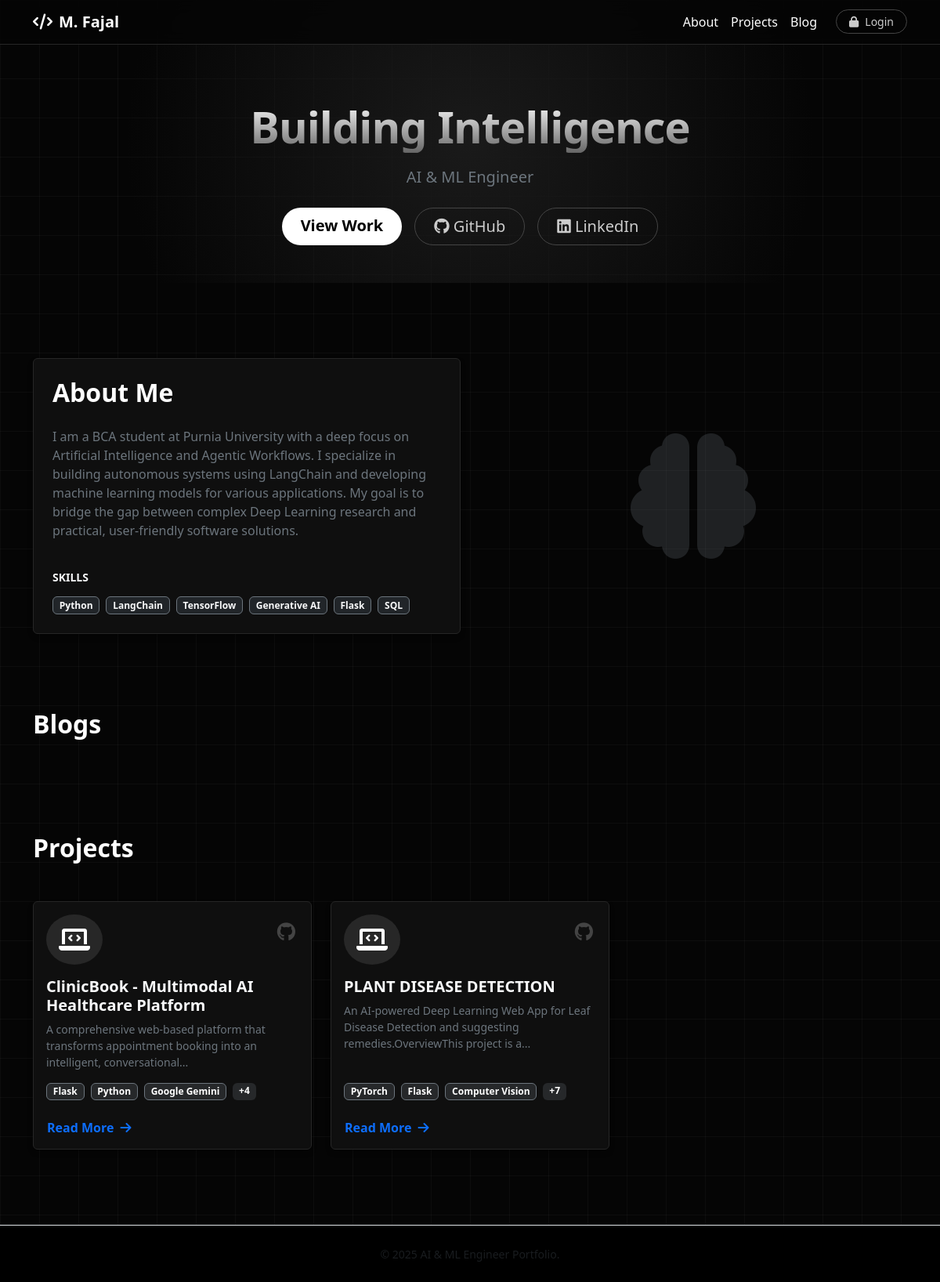
Before: / with the older database file.
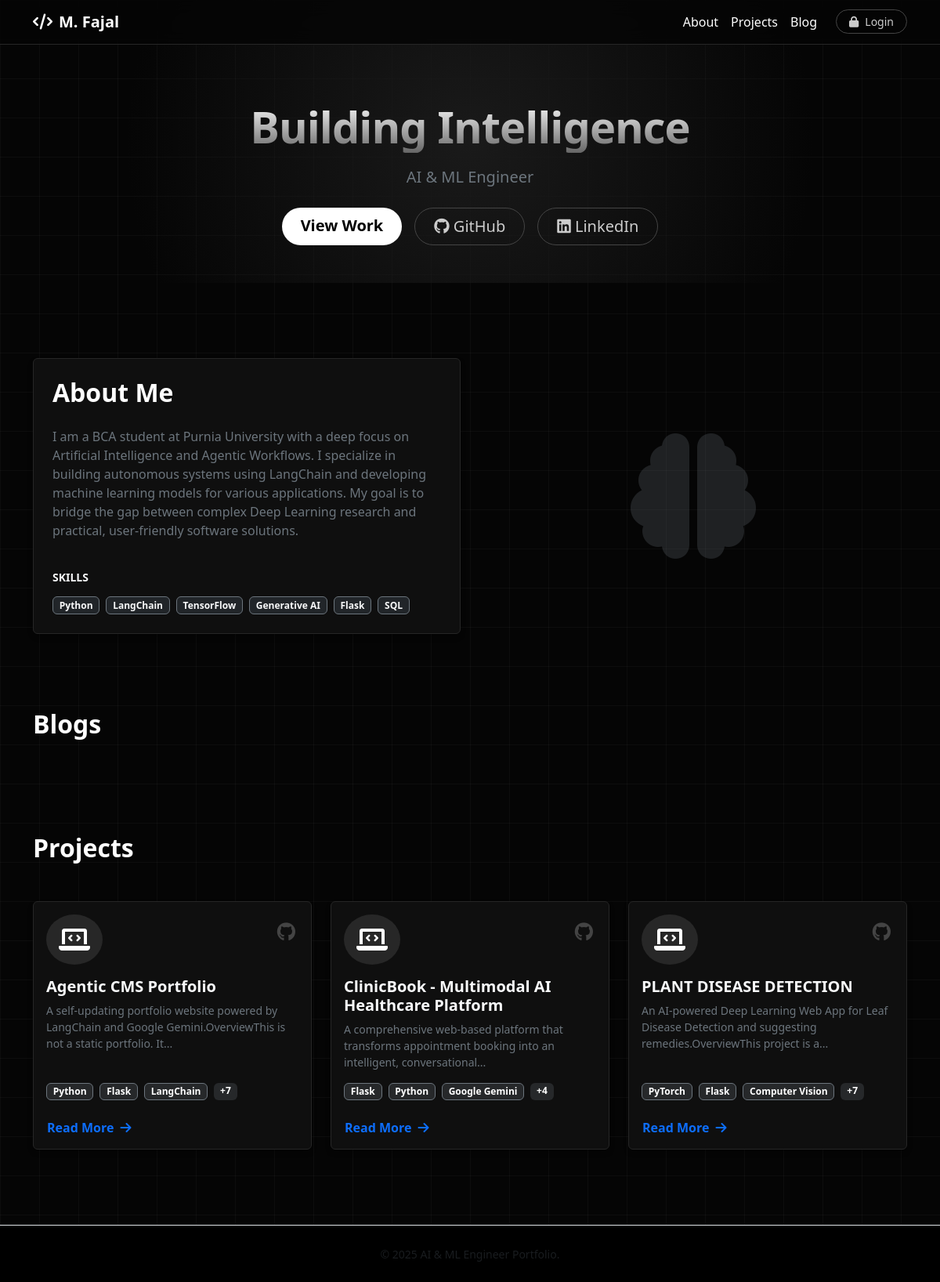
After: the same page with the newer database file.
### tables this page shows
CREATE TABLE profile (
        id INTEGER PRIMARY KEY AUTOINCREMENT,
        bio TEXT NOT NULL,
        skills TEXT,
        updated_at TIMESTAMP DEFAULT CURRENT_TIMESTAMP
    );

CREATE TABLE projects (
        id INTEGER PRIMARY KEY AUTOINCREMENT,
        title TEXT NOT NULL,
        description TEXT NOT NULL,
        tech_stack TEXT,
        link TEXT,
        created_at TIMESTAMP DEFAULT CURRENT_TIMESTAMP
    );

### app.py (the view)
@app.route('/')
def home():
    conn = get_db_connection()
    blogs = conn.execute("SELECT * FROM blogs ORDER BY created_at DESC").fetchall()
    projects = conn.execute("SELECT * FROM projects ORDER BY created_at DESC").fetchall()
    profile = conn.execute("SELECT * FROM profile ORDER BY id DESC LIMIT 1").fetchone()
    conn.close()
    if not profile:
        profile = {"bio": "Welcome to my portfolio.", "skills": "AI, Python"}
    return render_template('index.html', blogs=blogs, projects=projects, profile=profile)

### src/db.py (called while the page is built)
def get_db_connection():
    conn = sqlite3.connect(DB_PATH)
    conn.row_factory = sqlite3.Row
    return conn

### templates/index.html (shortened to what this page needs)
{% extends "base.html" %}
{% block content %}
<header class="hero-section d-flex align-items-center mb-5">
    <div class="container text-center py-5">
        <h1 class="display-4 fw-bold mb-3 hero-title">Building Intelligence</h1>
        <p class="lead mb-4 text-secondary">AI & ML Engineer</p>
        <div class="d-flex justify-content-center gap-3">
            <a href="#projects" class="btn btn-light btn-lg rounded-pill px-4 fw-bold">View Work</a>
            <a href="https://github.com/Mfaj-cod/" target="_blank" class="btn btn-outline-light btn-lg rounded-pill px-4"><i class="fab fa-github"></i> GitHub</a>
            <a href="https://www.linkedin.com/in/m-fajal-400ba9297/" target="_blank" class="btn btn-outline-light btn-lg rounded-pill px-4"><i class="fab fa-linkedin"></i> LinkedIn</a>
        </div>
    </div>
</header>
<section id="about" class="py-5">
    <div class="container">
        <div class="row align-items-center">
            <div class="col-md-6 mb-4 mb-md-0">
                <div class="card card-dark border-0 p-4 h-100">
                    <h2 class="fw-bold section-title mb-4">About Me</h2>
                    <div class="text-secondary lead fs-6">
                        {{ profile.bio | safe }}
                    </div>
                    <div class="mt-4">
                        <h6 class="text-uppercase small fw-bold text-light mb-3">Skills</h6>
                        <div class="d-flex flex-wrap gap-2">
                            {% if profile.skills %}
                                {% for skill in profile.skills.split(',') %}
                                <span class="badge bg-dark border border-secondary text-light">{{ skill.strip() }}</span>
                                {% endfor %}
                            {% endif %}
                        </div>
                    </div>
                </div>
            </div>
            <div class="col-md-6 text-center">
                <i class="fas fa-brain fa-10x text-secondary opacity-25"></i>
            </div>
        </div>
    </div>
</section>
<section id="blog" class="py-5">
    <div class="container">
        <h2 class="fw-bold section-title mb-5">Blogs</h2>
    </div>
</section>
<section id="projects" class="py-5">
    <div class="container">
        <h2 class="fw-bold section-title mb-5">Projects</h2>
        <div class="row g-4">
            {% for project in projects %}
            <div class="col-md-4">
                <div class="card card-dark h-100 border-0 hover-card position-relative">
                    <a href="{{ project.link if project.link else 'https://github.com/Mfaj-cod/' }}" target="_blank" class="project-github-link" title="View Source Code">
                        <i class="fab fa-github"></i>
                    </a>
                    <div class="card-body">
                        <div class="d-flex justify-content-between align-items-start mb-3">
                            <div class="rounded-circle bg-white bg-opacity-10 p-3 d-inline-flex">
                                <i class="fas fa-laptop-code fa-2x text-main"></i>
                            </div>
                        </div>
                        <h5 class="card-title fw-bold text-light">{{ project.title }}</h5>
                        <div class="card-text text-secondary small text-truncate-3">
                            {{ project.description | striptags | truncate(120) }}
                        </div>
                    </div>
                    <div class="card-footer border-0 pt-0 bg-transparent">
                        <div class="mb-3 d-flex flex-wrap gap-2">
                            {% if project.tech_stack %}
                                {% for tech in project.tech_stack.split(',')[:3] %}
                                <span class="badge bg-secondary bg-opacity-25 border border-secondary">{{ tech.strip() }}</span>
                                {% endfor %}
                                {% if project.tech_stack.split(',')|length > 3 %}
                                <span class="badge bg-secondary bg-opacity-25">+{{ project.tech_stack.split(',')|length - 3 }}</span>
                                {% endif %}
                            {% endif %}
                        </div>
                        <button class="btn btn-link px-0 text-main fw-bold text-decoration-none" data-bs-toggle="modal" data-bs-target="#projectModal{{ project.id }}">
                            Read More <i class="fas fa-arrow-right ms-1"></i>
                        </button>
                    </div>
                </div>
            </div>
            {% else %}
            <div class="col-12 text-center text-muted">
                <p>No projects found. Ask the Agent to add one!</p>
            </div>
            {% endfor %}
        </div>
    </div>
</section>
{% endblock %}

### templates/base.html (shortened to what this page needs)
<!DOCTYPE html>
<html lang="en">
<head>
    <link href="https://cdn.jsdelivr.net/npm/bootstrap@5.3.0/dist/css/bootstrap.min.css" rel="stylesheet">
    <link rel="stylesheet" href="https://cdnjs.cloudflare.com/ajax/libs/font-awesome/6.0.0/css/all.min.css">
    <link rel="stylesheet" href="{{ url_for('static', filename='style.css') }}">
</head>
<body class="dark-mode">
    <nav class="navbar navbar-expand-lg navbar-dark fixed-top border-bottom">
        <div class="container">
            <a class="navbar-brand fw-bold" href="/">
                <i class="fas fa-code me-2"></i>M. Fajal
            </a>
            <div class="collapse navbar-collapse" id="navbarNav">
                <ul class="navbar-nav ms-auto">
                    <li class="nav-item"><a class="nav-link" href="/#about">About</a></li>
                    <li class="nav-item"><a class="nav-link" href="/#projects">Projects</a></li>
                    <li class="nav-item"><a class="nav-link" href="/#blog">Blog</a></li>
                    <li class="nav-item ms-3 mt-1">
                        {% if session.get('logged_in') %}
                            <a class="btn btn-outline-light btn-sm rounded-pill px-3 me-2" href="/admin">
                                <i class="fas fa-tools"></i> Admin
                            </a>
                            <a class="btn btn-danger btn-sm rounded-pill px-3" href="/logout">
                                <i class="fas fa-sign-out-alt"></i> Logout
                            </a>
                        {% else %}
                            <a class="btn btn-outline-light btn-sm rounded-pill px-3" href="/login">
                                <i class="fas fa-lock me-2"></i>Login
                            </a>
                        {% endif %}
                    </li>
                </ul>
            </div>
        </div>
    </nav>
    <main>
        {% block content %}{% endblock %}
    </main>
    <footer class="py-4 mt-5 border-top">
        <div class="container text-center text-muted">
            <small>&copy; 2025 AI & ML Engineer Portfolio.</small>
        </div>
    </footer>
</body>
</html>

### static/style.css (style rules this page uses)
:root { --bg-body: #050505; --bg-card: #0f0f0f; --bg-card-hover: #141414; --text-main: #ffffff; --text-muted: #a0a0a0; --border-color: #262626; --accent-glow: rgba(255, 255, 255, 0.08); }
body { background-color: var(--bg-body); color: var(--text-main); font-family: 'Segoe UI', Tahoma, Geneva, Verdana, sans-serif; min-height: 100vh; background-image: linear-gradient(rgba(255, 255, 255, 0.03) 1px, transparent 1px), linear-gradient(90deg, rgba(255, 255, 255, 0.03) 1px, transparent 1px); background-size: 50px 50px; }
.navbar { background: rgba(5, 5, 5, 0.85) !important; backdrop-filter: blur(12px); border-bottom: 1px solid var(--border-color) !important; }
.navbar-brand, .nav-link { color: var(--text-main) !important; }
.hero-section { background: radial-gradient(circle at center, #1a1a1a 0%, transparent 70%); padding-top: 80px; }
.hero-title { background: linear-gradient(180deg, #ffffff 0%, #666666 100%); -webkit-background-clip: text; -webkit-text-fill-color: transparent; letter-spacing: -1px; }
.card-dark, .modal-content { background-color: var(--bg-card) !important; border: 1px solid var(--border-color) !important; color: var(--text-main); box-shadow: 0 4px 6px rgba(0,0,0,0.3); transition: transform 0.3s ease, border-color 0.3s ease; }
::placeholder { color: #555 !important; }
.btn-light { background: #ffffff; color: #000; border: none; }
.btn-outline-light { border-color: #444; color: #ccc; }
.project-github-link { position: absolute; top: 20px; right: 20px; color: #444; font-size: 1.5rem; transition: all 0.3s ease; z-index: 10; }
footer { background: #000; border-top: 1px solid var(--border-color) !important; color: #555 !important; }

Changed rows visible on the page:
added projects: title "Agentic CMS Portfolio", description "A self-updating portfolio website powered by LangChain and Google Gemini.OverviewThis is not a static portfolio. It...", strip "Python" "Flask" "LangChain", tech_stack.split|length "7"
